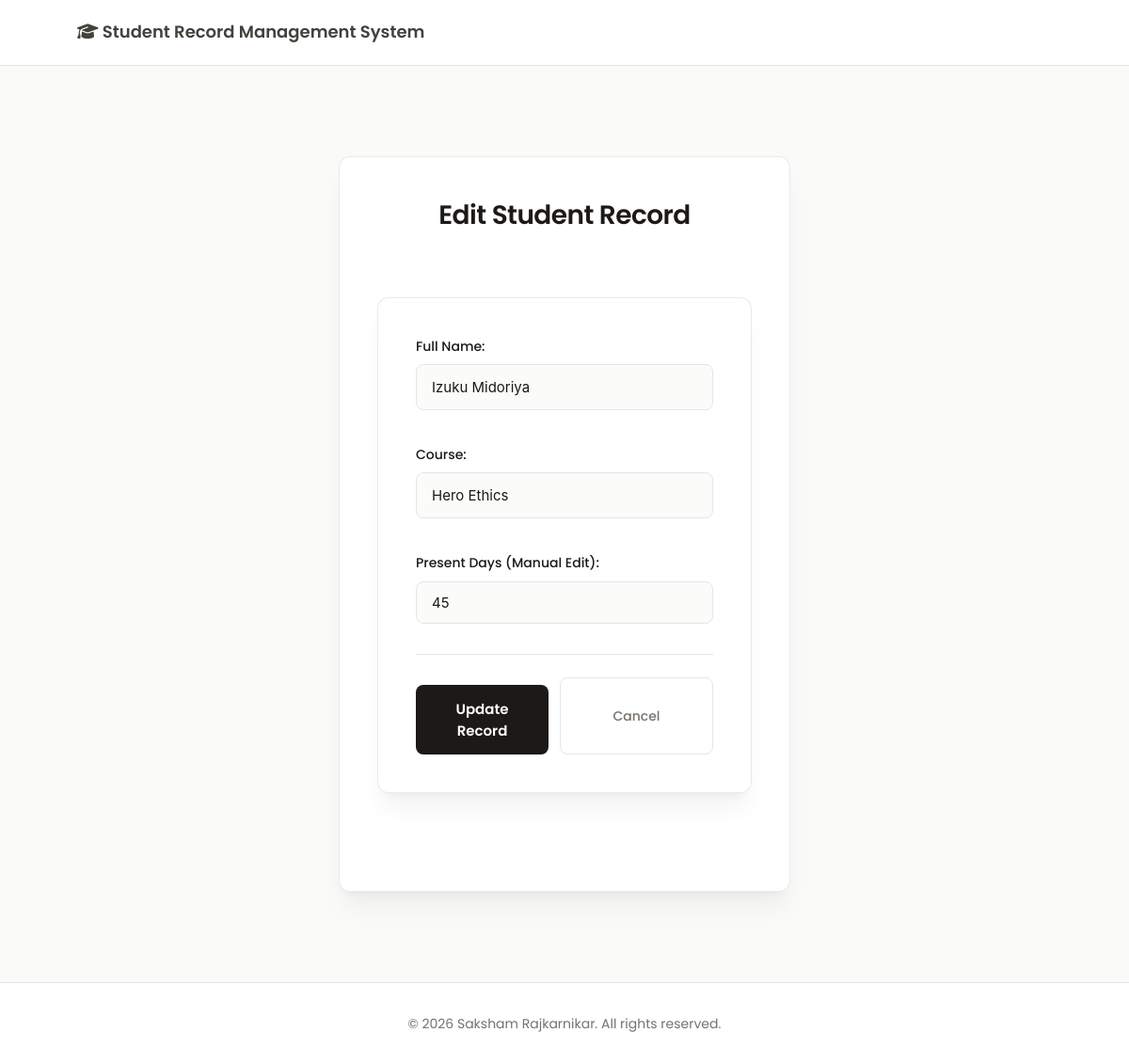
The page /public/admin/edit.php?id=7 (signed in) on the database its author committed.
### tables this page shows
CREATE TABLE `users` (
  `id` int(11) NOT NULL,
  `username` varchar(50) NOT NULL,
  `password` varchar(255) NOT NULL,
  `full_name` varchar(100) NOT NULL,
  `course` varchar(100) DEFAULT NULL,
  `role` enum('admin','student') DEFAULT 'student',
  `present_days` int(11) DEFAULT 0,
  `last_attendance_date` date DEFAULT NULL,
  `created_at` timestamp NULL DEFAULT current_timestamp()
);

### public/admin/edit.php (the view, shortened to what this page needs)
<?php
require_once '../../config/db.php';
$id = intval($_GET['id'] ?? 0);
$stmt = $conn->prepare("SELECT * FROM users WHERE id = ? AND role = 'student'");
$stmt->bind_param("i", $id);
$stmt->execute();
$s = $stmt->get_result()->fetch_assoc();
include '../../includes/header.php';
?>
<!DOCTYPE html>
<html lang="en">
<head>
    <link rel="stylesheet" href="../../assets/css/style.css">
</head>
<body>
    <div class="form-container">
        <h2>Edit Student Record</h2>
        <form method="POST" class="edit-form">
            <div class="form-group">
                <label for="full_name">Full Name:</label>
                <input type="text" name="full_name" id="full_name"
                       value="<?php echo htmlspecialchars($s['full_name'], ENT_QUOTES, 'UTF-8'); ?>" required>
            </div>
            <div class="form-group">
                <label for="course">Course:</label>
                <input type="text" name="course" id="course"
                       value="<?php echo htmlspecialchars($s['course'], ENT_QUOTES, 'UTF-8'); ?>">
            </div>
            <div class="form-group">
                <label for="present_days">Present Days (Manual Edit):</label>
                <input type="number" min="1" name="present_days" id="present_days"
                       value="<?php echo (int)$s['present_days']; ?>" min="0">
            </div>
            <div class="form-actions">
                <button type="submit" class="btn btn-primary">Update Record</button>
                <a href="dashboard.php" class="btn btn-secondary">Cancel</a>
            </div>
        </form>
    </div>
</body>
</html>
<?php include '../../includes/footer.php'; ?>

### assets/css/style.css (style rules this page uses)
:root { --bg: #fafaf9; --surface: #ffffff; --text: #1c1917; --text-light: #78716c; --border: #e7e5e4; --accent: #44403c; --accent-light: #a8a29e; --success: #059669; --danger: #dc2626; --radius: 12px; --shadow: 0 4px 6px -1px rgba(0, 0, 0, 0.05); --shadow-lg: 0 20px 25px -5px rgba(0, 0, 0, 0.05), 0 8px 10px -6px rgba(0, 0, 0, 0.05); }
* { margin: 0; padding: 0; box-sizing: border-box; }
body { font-family: -apple-system, BlinkMacSystemFont, "Segoe UI", Roboto, Helvetica, Arial, sans-serif; background-color: var(--bg); color: var(--text); line-height: 1.6; -webkit-font-smoothing: antialiased; min-height: 100vh; }
form[method="POST"] { max-width: 420px; margin: 4rem auto; background: rgba(255, 255, 255, 0.9); backdrop-filter: blur(10px); padding: 2.5rem; border-radius: var(--radius); border: 1px solid rgba(231, 229, 228, 0.8); box-shadow: var(--shadow-lg); animation: slideUp 0.6s ease-out; }
form[method="POST"] input[type="text"], form[method="POST"] input[type="password"] { width: 100%; padding: 0.875rem 1rem; margin-bottom: 1rem; border: 1px solid var(--border); border-radius: 8px; font-size: 0.9375rem; font-family: inherit; background: rgba(250, 250, 249, 0.8); color: var(--text); transition: all 0.2s; }
form[method="POST"] button[type="submit"] { width: 100%; padding: 0.875rem; margin-top: 0.5rem; background: var(--text); color: var(--surface); border: none; border-radius: 8px; font-size: 0.9375rem; font-weight: 600; font-family: "Poppins", sans-serif; cursor: pointer; transition: all 0.2s; position: relative; overflow: hidden; }
.form-container { max-width: 480px; margin: 3rem auto; background: rgba(255, 255, 255, 0.9); backdrop-filter: blur(10px); padding: 2.5rem; border-radius: var(--radius); border: 1px solid rgba(231, 229, 228, 0.8); box-shadow: var(--shadow-lg); animation: slideUp 0.6s ease-out; }
.form-container h2 { text-align: center; margin-bottom: 2rem; font-size: 1.75rem; font-weight: 600; font-family: "Poppins", sans-serif; color: var(--text); letter-spacing: -0.02em; }
.form-group { margin-bottom: 1.25rem; }
.form-group label { display: block; font-size: 0.875rem; font-weight: 500; font-family: "Poppins", sans-serif; color: var(--text); margin-bottom: 0.5rem; }
.form-group input[type="text"], .form-group input[type="password"], .form-group input[type="number"] { width: 100%; padding: 0.75rem 1rem; border: 1px solid var(--border); border-radius: 8px; font-size: 0.9375rem; font-family: inherit; background: rgba(250, 250, 249, 0.8); color: var(--text); transition: all 0.2s; }
.form-actions { display: flex; gap: 0.75rem; margin-top: 2rem; padding-top: 1.5rem; border-top: 1px solid var(--border); }
.form-actions .btn { flex: 1; }
.btn { display: inline-flex; align-items: center; justify-content: center; gap: 0.5rem; padding: 0.75rem 1.5rem; border-radius: 8px; font-size: 0.875rem; font-weight: 500; font-family: "Poppins", sans-serif; text-decoration: none; border: 1px solid var(--border); cursor: pointer; transition: all 0.2s; background: var(--surface); color: var(--text); position: relative; }
.btn-primary { background: var(--text); color: var(--surface); border-color: var(--text); }
.btn-secondary { background: transparent; color: var(--text-light); }

### rows shown on the page
users: full_name "Izuku Midoriya", course "Hero Ethics", present_days "45"
